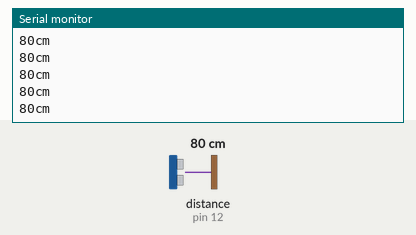
A sketch run on a simulated Arduino Uno, built with avr-gcc and run on an emulated ATmega328P. On the bench: the last lines printed to the serial monitor. Inputs (shaded band) come from the test bench; at power-on: distance to the obstacle (sensor on pin 12) 80 cm. The echo pulse lasts 58.3 µs per cm.

Above: at 1.2 s.
1.3 s: distance to the obstacle (sensor on pin 12) set to 2 cm
At 1.48 s:
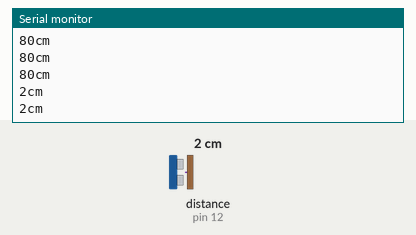
2.8 s: distance to the obstacle (sensor on pin 12) set to 120 cm
At 2.89 s:
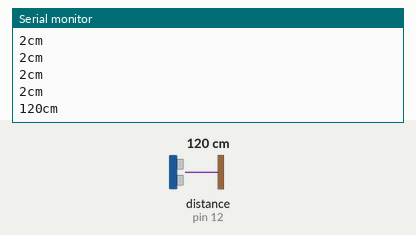
Timing chart, 0 to 5.8 s (numbered marks = the images above; inputs shaded):
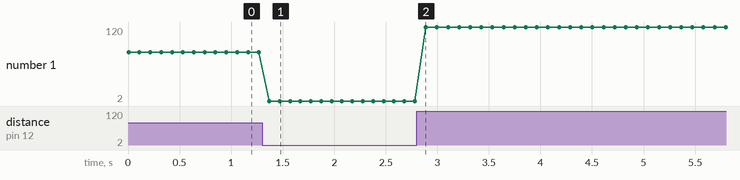

Measured:
- after the input at 1.3 s, the serial monitor: prints a new line after 0.07 s (image 1)
- after the input at 2.8 s, the serial monitor: prints a new line after 0.09 s (image 2)
- plotted number 1: 80 → 2 after the input at 1.3 s, 2 → 120 after the input at 2.8 s

The sketch:

DistV0.ino
```cpp
int pPin = 12;

void setup() {
  Serial.begin(9600);
}

void loop() {
  long duration, cm;

  pinMode(pPin, OUTPUT);
  digitalWrite(pPin, LOW);
  delayMicroseconds(2);
  digitalWrite(pPin, HIGH);
  delayMicroseconds(5);
  digitalWrite(pPin, LOW);

  pinMode(pPin, INPUT);
  duration = pulseIn(pPin, HIGH);

  cm = microsecondsToCentimeters(duration);

  Serial.print(cm);
  Serial.print("cm");
  Serial.println();

  delay(100);

}

long microsecondsToCentimeters(long microseconds){
  return microseconds / 29 / 2;
}
```
